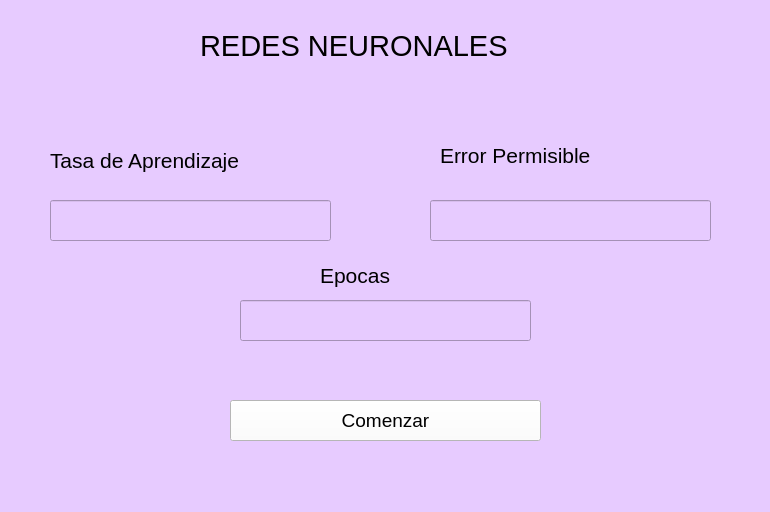
<?xml version="1.0" encoding="UTF-8"?>
<ui version="4.0">
 <class>MainWindow</class>
 <widget class="QMainWindow" name="MainWindow">
  <property name="geometry">
   <rect>
    <x>0</x>
    <y>0</y>
    <width>770</width>
    <height>512</height>
   </rect>
  </property>
  <property name="windowTitle">
   <string>MainWindow</string>
  </property>
  <property name="styleSheet">
   <string notr="true">background-color: rgb(231, 203, 255);</string>
  </property>
  <widget class="QWidget" name="centralwidget">
   <widget class="QLabel" name="label">
    <property name="geometry">
     <rect>
      <x>200</x>
      <y>20</y>
      <width>491</width>
      <height>51</height>
     </rect>
    </property>
    <property name="font">
     <font>
      <family>Segoe UI</family>
      <pointsize>22</pointsize>
     </font>
    </property>
    <property name="text">
     <string>REDES NEURONALES</string>
    </property>
   </widget>
   <widget class="QLabel" name="label_2">
    <property name="geometry">
     <rect>
      <x>50</x>
      <y>140</y>
      <width>281</width>
      <height>41</height>
     </rect>
    </property>
    <property name="font">
     <font>
      <family>Segoe UI</family>
      <pointsize>16</pointsize>
     </font>
    </property>
    <property name="text">
     <string>Tasa de Aprendizaje</string>
    </property>
   </widget>
   <widget class="QLabel" name="label_3">
    <property name="geometry">
     <rect>
      <x>440</x>
      <y>140</y>
      <width>311</width>
      <height>31</height>
     </rect>
    </property>
    <property name="font">
     <font>
      <family>Segoe UI</family>
      <pointsize>16</pointsize>
     </font>
    </property>
    <property name="text">
     <string>Error Permisible</string>
    </property>
   </widget>
   <widget class="QLineEdit" name="input_tasa">
    <property name="geometry">
     <rect>
      <x>50</x>
      <y>200</y>
      <width>281</width>
      <height>41</height>
     </rect>
    </property>
    <property name="font">
     <font>
      <family>Segoe UI</family>
      <pointsize>16</pointsize>
     </font>
    </property>
   </widget>
   <widget class="QLineEdit" name="input_error">
    <property name="geometry">
     <rect>
      <x>430</x>
      <y>200</y>
      <width>281</width>
      <height>41</height>
     </rect>
    </property>
    <property name="font">
     <font>
      <family>Segoe UI</family>
      <pointsize>16</pointsize>
     </font>
    </property>
   </widget>
   <widget class="QPushButton" name="btn_comenzar">
    <property name="geometry">
     <rect>
      <x>230</x>
      <y>400</y>
      <width>311</width>
      <height>41</height>
     </rect>
    </property>
    <property name="font">
     <font>
      <family>Segoe UI</family>
      <pointsize>14</pointsize>
     </font>
    </property>
    <property name="styleSheet">
     <string notr="true">color: rgb(0, 0, 0);
background-color: rgb(255, 255, 255);</string>
    </property>
    <property name="text">
     <string>Comenzar</string>
    </property>
   </widget>
   <widget class="QLabel" name="label_4">
    <property name="geometry">
     <rect>
      <x>320</x>
      <y>260</y>
      <width>311</width>
      <height>31</height>
     </rect>
    </property>
    <property name="font">
     <font>
      <family>Segoe UI</family>
      <pointsize>16</pointsize>
     </font>
    </property>
    <property name="text">
     <string>Epocas</string>
    </property>
   </widget>
   <widget class="QLineEdit" name="input_epocas">
    <property name="geometry">
     <rect>
      <x>240</x>
      <y>300</y>
      <width>291</width>
      <height>41</height>
     </rect>
    </property>
    <property name="font">
     <font>
      <family>Segoe UI</family>
      <pointsize>16</pointsize>
     </font>
    </property>
   </widget>
  </widget>
  <widget class="QStatusBar" name="statusbar"/>
 </widget>
 <resources/>
 <connections/>
</ui>
